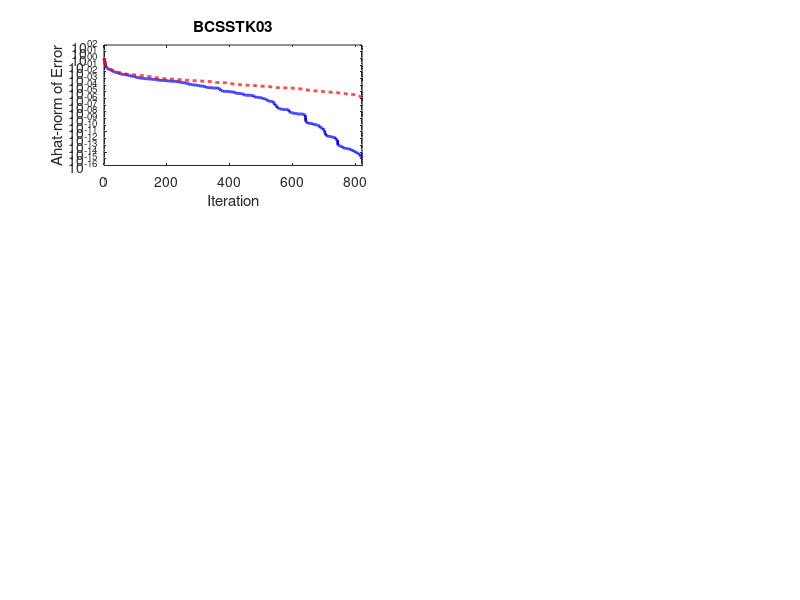

Here is the MATLAB script that generated this plot: (Note: this script raises an error after producing the figure.)
%  Put eigenvalues in intervals of different widths about the
%  eigenvalues of bcsstk matrices and compare convergence rates
%  using full reorthogonalization.

for kase=1:5,

%    Load bcsstk matrix.

  if kase==1,
    load bcsstk03
    itmax = 820;
    A = Problem.A;
    A = full(A);
    A = A/norm(A);
  end;
  if kase==2, load bcsstk14; itmax = 402; end;
  if kase==3, load bcsstk15; itmax = 554; end;
  if kase==4, load bcsstk16; itmax = 181; end;
  if kase==5, load bcsstk27; itmax = 234; end;
  if kase > 1,
    A = Problem.A;
    M = sparse(diag(diag(A)));
    d = diag(A); rtdinv = 1 ./ sqrt(d);
    MinvA = sparse(diag(rtdinv))*A*sparse(diag(rtdinv));
    A = MinvA;
    A = full(A);
  end;
  [n,n] = size(A);
  npts = 11;
  nhat = n*npts;
  x0 = zeros(nhat,1);
  x_true_n = randn(n,1);
  x_true = zeros(nhat,1);
  for i=1:n, x_true((i-1)*npts+1:i*npts) = x_true_n(i); end;

%    Compute its eigenvalues.

  eigA = eig(A);
    
%    Put eigenvalues in intervals of width delta about the eigenvalues of A.

  for intwidth=1:2

    if intwidth==1,
      delta = 1.e-14;
    else
      delta = 1.e-7;
    end;

    eigAhat = zeros(nhat,1);
    nptsm1o2 = (npts-1)/2;
    for j=1:n,
      eigAhat((j-1)*npts+1:j*npts) = eigA(j) + [-nptsm1o2:nptsm1o2]'*(delta/(npts-1));
    end;
    eigAhat = sort(eigAhat);  % In case intervals overlap, sort the points.
    b = eigAhat.*x_true;

%      Run CG with full reorthogonalization.
    resid = zeros(itmax+1,1); errA = zeros(itmax+1,1);
    Qk = zeros(nhat,itmax+1);
    xk = x0;
    rk = b - eigAhat.*xk;
    rkrk = rk'*rk;
    resid(1) = sqrt(rkrk);
    Qk(:,1) = rk/resid(1);
    err = x_true - xk;
    errA(1) = sqrt(err'*(eigAhat.*err));
    pk = rk;

    for k=1:itmax,
      Apk = eigAhat.*pk;
      aknum = rkrk; akden = Apk'*pk;
      ak = aknum/akden;
      xk = xk + ak*pk;
      rk = rk - ak*Apk;
      for kount=1:2,
      for kk=1:k,
        rk = rk - (Qk(:,kk)'*rk)*Qk(:,kk);
      end;
      end;
      Qk(:,k+1) = rk/sqrt(rk'*rk);
      rk_true = b - eigAhat.*xk;
      resid(k+1) = sqrt(rk_true'*rk_true);
      err = x_true - xk;
      errA(k+1) = sqrt(err'*(eigAhat.*err));
      rkrk = rk'*rk;
      bk = rkrk/aknum;
      pk = rk + bk*pk;
    end;

    subplot(3,2,kase)
    if intwidth==1,
      semilogy([0:itmax],double(errA/errA(1)),'-b','LineWidth',2), 
      xlabel('Iteration'), ylabel('Ahat-norm of Error'), shg, pause(1), hold on
    else
      semilogy([0:itmax],double(errA/errA(1)),'--r','LineWidth',2), 
      if kase==1, title('BCSSTK03'); end;
      if kase==2, title('BCSSTK14'); end;
      if kase==3, title('BCSSTK15'); end;
      if kase==4, title('BCSSTK16'); end;
      if kase==5, title('BCSSTK27'); end;
      axis([0 itmax 1.e-16 1.e2])
      ax = gca; ax.YTick = [1.e-16 1.e-12 1.e-8 1.e-4 1.e0];
      shg, pause(1), hold off
    end;
  end;
end;
